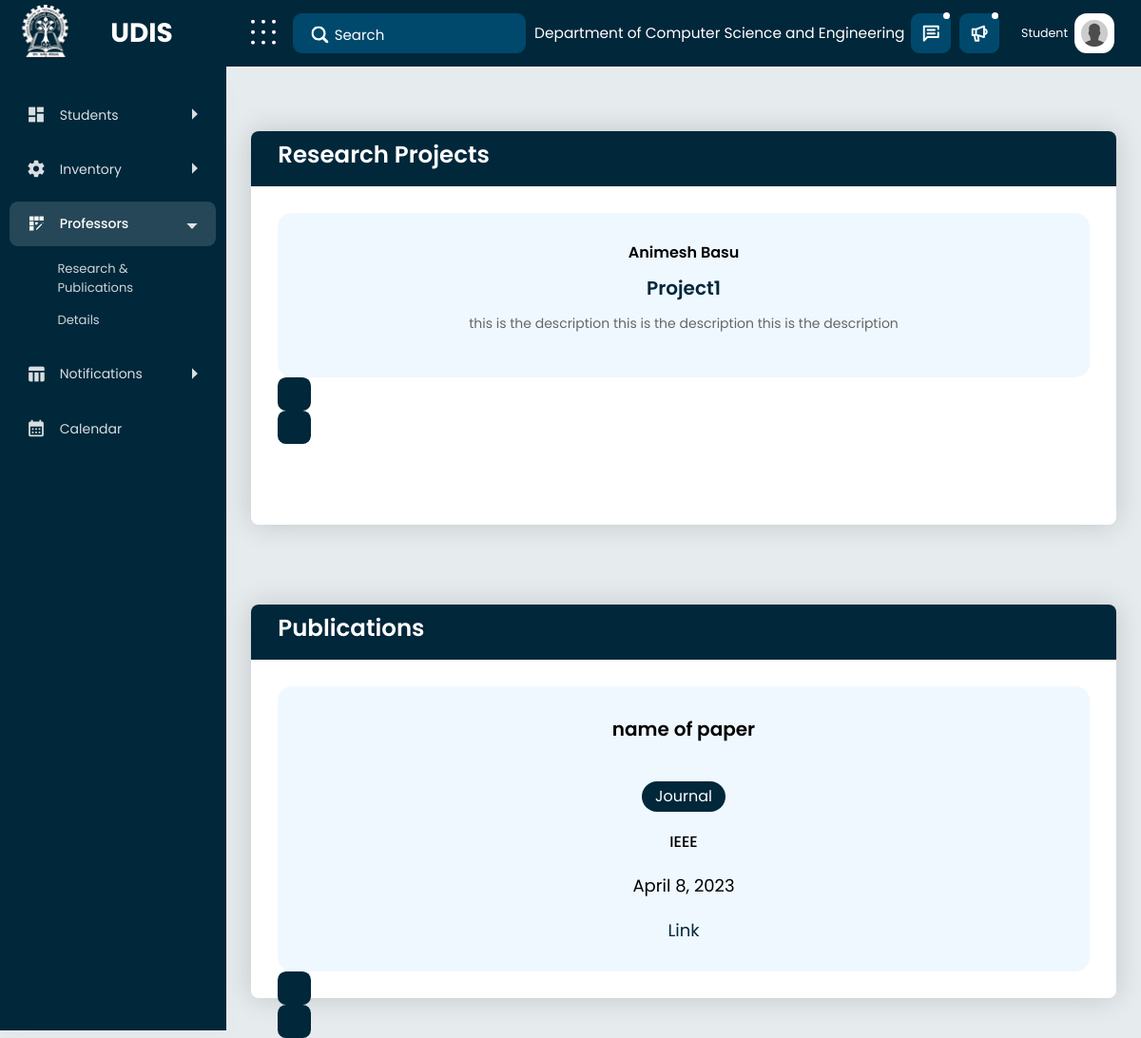
/research (signed in), run on the app's committed database.
### mainapp/models.py (models this page shows, shortened)
class usermodel(AbstractUser):
    username = None
    email = models.EmailField(_("email address"), unique=True)
    created_At = models.DateTimeField(null=True, blank=True, auto_now=True)
    name = models.CharField(max_length=200, null=False)
    department = models.TextField(default="Computer Science and Engineering")
    firstname = models.CharField(max_length=200, blank=True, null=True)
    lastname = models.CharField(max_length=200, blank=True, null=True)
    USERNAME_FIELD = "email"
    REQUIRED_FIELDS = []
    derived_type = models.CharField(
        max_length=200, default="Student", blank=True, null=True)
    objects = CustomUserManager()

class Project(models.Model):
    name = models.TextField()
    desc = models.TextField()
    url = models.CharField(max_length=200)
    topic = models.CharField(max_length=200)
    prof = models.ForeignKey(Professor, on_delete=models.CASCADE)

class Publication(models.Model):
    name = models.TextField()
    abstract = models.TextField(blank=True, null=True)
    url = models.CharField(max_length=200, blank=True, null=True)
    type = models.CharField(max_length=200, default="Journal")
    place = models.TextField(blank=True, null=True)
    date = models.DateField(blank=True, null=True)

### mainapp/views.py (the view)
# urls.py: path('research',views.research),
def research(request):
    profs = Project.objects.all()
    publ = Publication.objects.all()
    projects = Project.objects.all()
    context = {
        "profs": profs,
        "publications": publ,
        "projects":projects,
    }
    if request.user.is_authenticated:
        context["user"]= {"user": request.user, "utype": request.user.derived_type}
    return render(request, "research.html", context)

### mainapp/templatetags/apptags.py (called while the page is built)
@register.filter
def to_str(project):
    str=""
    array=project.professor_set.all()
    for item in array:
        str+=item.name+","
    return str[:-2]

### mainapp/templates/research.html (shortened to what this page needs)
{%extends 'base.html' %} {% load static %}
{% load apptags %}
{% block content %}
<link rel="stylesheet" href="{% static 'publications/css/research.css' %}" />
<link
  rel="stylesheet"
  href="https://cdn.jsdelivr.net/npm/swiper@9/swiper-bundle.min.css"
/>
<div class="content-body">
  <div class="container-fluid">
    <div class="projects-publications">
      <div class="projects">
        <div class="projects_heading">
          <h1>Research Projects</h1>
        </div>
        <div class="swiper-container">
          <div class="swiper mySwiper">
            <div class="swiper-wrapper">
          {% for project in projects %}
              <div class="swiper-slide">
                <span class="professor">{{project.prof.name}}</span>
                <span class="project-name">{{project.name}}</span>
                <p class="project-description text-center">
                  {{project.desc}}
                </p>
              </div>
              {% endfor %}
            </div>
            <div class="swiper-button-next"></div>
            <div class="swiper-button-prev"></div>
          </div>
        </div>
      </div>
      <div class="publications">
        <div class="publications_heading">
          <h1>Publications</h1>
        </div>
        <div class="swiper-container">
          <div class="swiper mySwiper">
            <div class="swiper-wrapper">
              {% for publication in publications %}
              <div class="swiper-slide">
                <span class="publication-name"
                  >{{publication.name}}</span
                >
                <span class="publication-type">{{publication.type}}</span>
                <span class="publication-place"
                  >{{publication.place}}
                </span>
                <span class="publication-date"
                  >{{publication.date}}
                </span>
                <a class="publication-link" href="{{publication.url}}">Link</a>
              </div>
            {% endfor %}
            </div>
            <div class="swiper-button-next"></div>
            <div class="swiper-button-prev"></div>
          </div>
        </div>
      </div>
    </div>
  </div>
</div>
{% endblock content %}

### mainapp/templates/base.html (shortened to what this page needs)
<!DOCTYPE html>
{% load static %}
<!DOCTYPE html>
<html lang="en">
  <head>
    <link
      href="{% static 'secretary/vendor/wow-master/css/libs/animate.css' %}"
      rel="stylesheet"
    />
    <link
      href="{% static 'secretary/vendor/bootstrap-select/dist/css/bootstrap-select.min.css' %}"
      rel="stylesheet"
    />
    <link
      href="{% static 'secretary/vendor/bootstrap-datetimepicker/css/bootstrap-datetimepicker.min.css' %}"
      rel="stylesheet"
    />
    <link href="{% static 'secretary/css/style.css' %}" rel="stylesheet" />
  </head>
  <body
    data-typography="poppins"
    data-theme-version="light"
    data-layout="vertical"
    data-nav-headerbg="color_12"
    data-headerbg="color_12"
    data-sidebar-style="full"
    data-sidebarbg="color_12"
    data-sidebar-position="fixed"
    data-header-position="fixed"
    data-container="wide"
    direction="ltr"
    data-primary="color_12"
    cz-shortcut-listen="true"
  >
    <div id="main-wrapper" class="show">
      <div class="nav-header">
        <a href="index.html" class="brand-logo">
          <img
            src="{% static 'secretary/images/kgplogo.png' %}"
            style="max-width: 60px"
          />
          <div
            class="brand-title text-align-center"
            style="color: white; font-size: 2rem; margin: auto"
          >
            UDIS
          </div>
        </a>
        <div class="nav-control">
          <div class="hamburger">
          </div>
        </div>
      </div>
      <div class="header">
        <div class="header-content">
          <nav class="navbar navbar-expand">
            <div class="collapse navbar-collapse justify-content-between">
              <div class="header-left">
                <div class="input-group search-area">
                  <input
                    type="text"
                    class="form-control"
                    placeholder="Search"
                  />
                  <span class="input-group-text"
                    ><a href="javascript:void(0)">
                       </a
                  ></span>
                </div>
              </div>
              <ul class="navbar-nav header-right">
                <li class="nav-item">
                  <a class="nav-link" href="javascript:void(0);">
                    <p style="color: white; font-size: 1.1rem; margin: auto">
                      Department of {{user.user.department}}
                    </p>
                  </a>
                </li>
                <li class="nav-item dropdown notification_dropdown">
                  <a class="nav-link bell-link" href="javascript:void(0);">
                  </a>
                </li>
                <li class="nav-item dropdown notification_dropdown">
                  <a
                    class="nav-link"
                    href="javascript:void(0);"
                    role="button"
                    data-bs-toggle="dropdown"
                  >
                  </a>
                </li>
                <li class="nav-item">
                  <div class="dropdown header-profile2">
                    <a
                      class="nav-link"
                      href="javascript:void(0);"
                      role="button"
                      data-bs-toggle="dropdown"
                      aria-expanded="false"
                    >
                      <div class="header-info2 d-flex align-items-center">
                        <div class="d-flex align-items-center sidebar-info">
                          <div>
                            <span class="d-block text-end">{{user.utype}}</span>
                          </div>
                        </div>
                        <img
                          src="{% static 'secretary/images/anonuser.jpg' %}"
                          alt=""
                        />
                      </div>
                    </a>
                  </div>
                </li>
              </ul>
            </div>
          </nav>
        </div>
      </div>
      <div class="dlabnav">
        <div class="dlabnav-scroll">
          <ul class="metismenu" id="menu">
            <li>
              <a
                class="has-arrow"
                href="javascript:void(0);"
                aria-expanded="false"
              >
                <span class="nav-text">Students</span>
              </a>
            </li>
            <li>
              <a
                class="has-arrow"
                href="javascript:void(0);"
                aria-expanded="false"
              >
                <span class="nav-text">Inventory</span>
              </a>
            </li>
            <li>
              <a
                class="has-arrow"
                href="javascript:void(0);"
                aria-expanded="false"
              >
                <span class="nav-text">Professors</span>
              </a>
              <ul aria-expanded="false">
                <li>
                  <a href="research">Research & Publications</a>
                </li>
                <li><a href="">Details</a></li>
              </ul>
            </li>
            <li>
              <a
                class="has-arrow"
                href="javascript:void(0);"
                aria-expanded="false"
              >
                <span class="nav-text">Notifications</span>
              </a>
            </li>
            <li>
              <a href="calendar">
                <span class="nav-text">Calendar</span>
              </a>
            </li>
          </ul>
        </div>
      </div>
      {% block content %}{% endblock content %}
    </div>
  </body>
</html>

### mainapp/static/publications/css/research.css (style rules this page uses)
* { padding: 0; margin: 0; box-sizing: border-box; }
.projects-publications { display: flex; flex-direction: column; align-items: center; display: flex; flex-direction: column; gap: 3rem; }
.projects, .publications { width: 100%; margin-top: 3rem; background-color: antiquewhite; background: #eee; font-family: 'Poppins', sans-serif; font-size: 14px; color: #000; background-color: #fff; display: flex; flex-direction: column; border-radius: 8px; box-shadow: 0 0 30px #00000029; }
.projects_heading, .publications_heading { width: 100%; border-radius: 8px 8px 0 0; background-color: #00273a; position: relative; }
.projects h1, .publications h1 { text-align: left; color: white; padding: 0.5rem 2rem; font-size: 1.75rem; }
.swiper-container { padding: 2rem; }
.swiper { height: 300px; width: 100%; }
.swiper-slide { padding: 30px; text-align: center; font-size: 18px; background: #fff; display: flex !important; flex-direction: column; justify-content: center; align-items: center; gap: 10px; border-radius: 15px; background-color: aliceblue; }
.swiper-slide .professor { font-size: 16px; font-weight: 600; }
.swiper-slide .project-name { font-size: 20px; color: #00273a; font-weight: 600; }
.swiper-slide p { font-size: 14px; text-align: left; }
.publication-name { font-size: 20px; font-weight: 600; }
.publication-type { background-color: #00273a; color: white; font-size: 16px; padding: 0.3rem 1rem; border-radius: 5rem; }
.publication-place { font-size: 16px; font-weight: 500; }
.publication-link { color: #00273a; text-decoration: none; }
.publications .swiper-slide { gap: 20px }

### data on the page
usermodel: user.department "Computer Science and Engineering", utype "Student"
Project: prof.name "Animesh Basu", name "Project1", desc "this is the description this is the description this is the description"
Publication: name "name of paper", type "Journal", place "IEEE", date "April 8, 2023"
